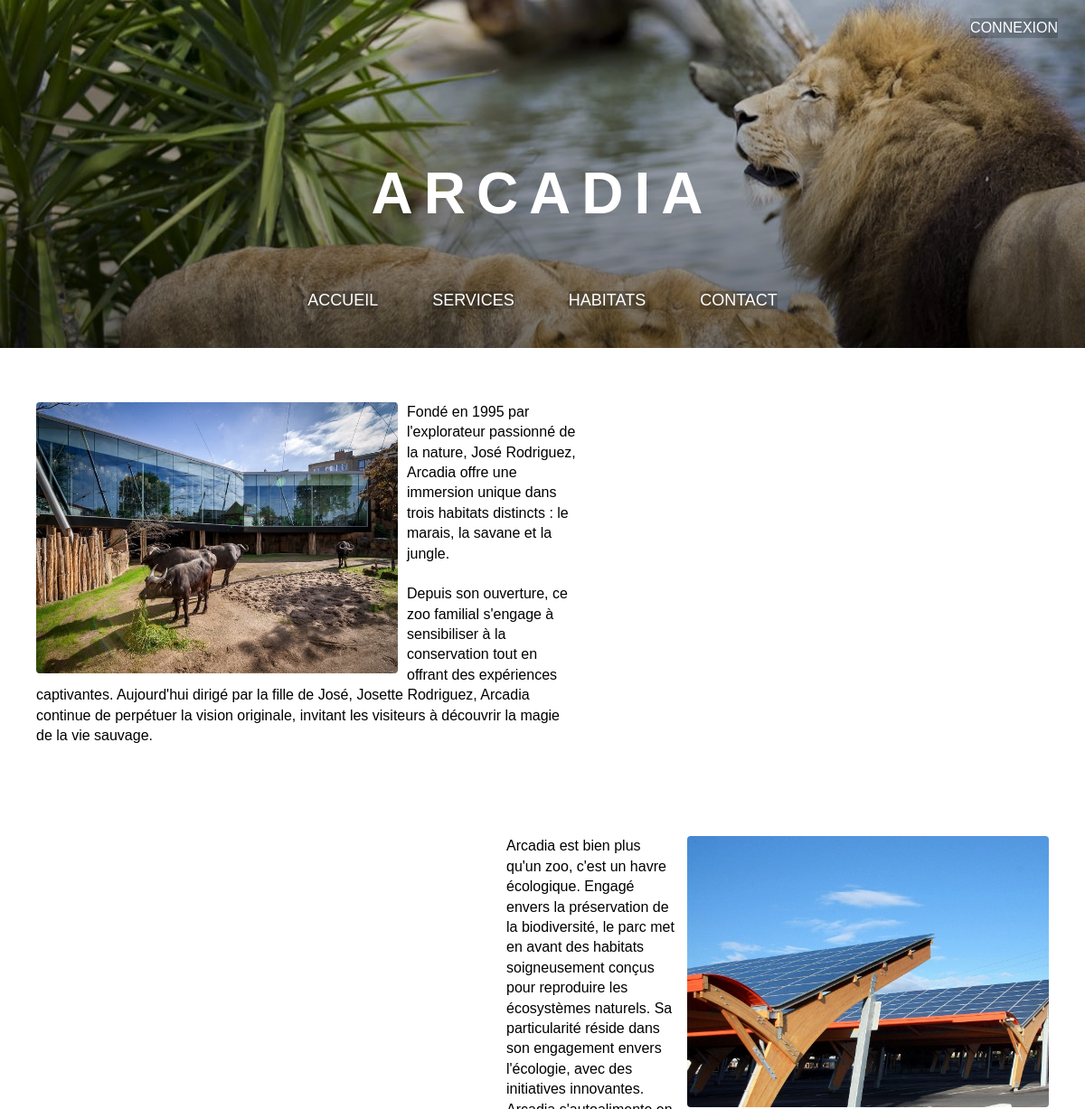
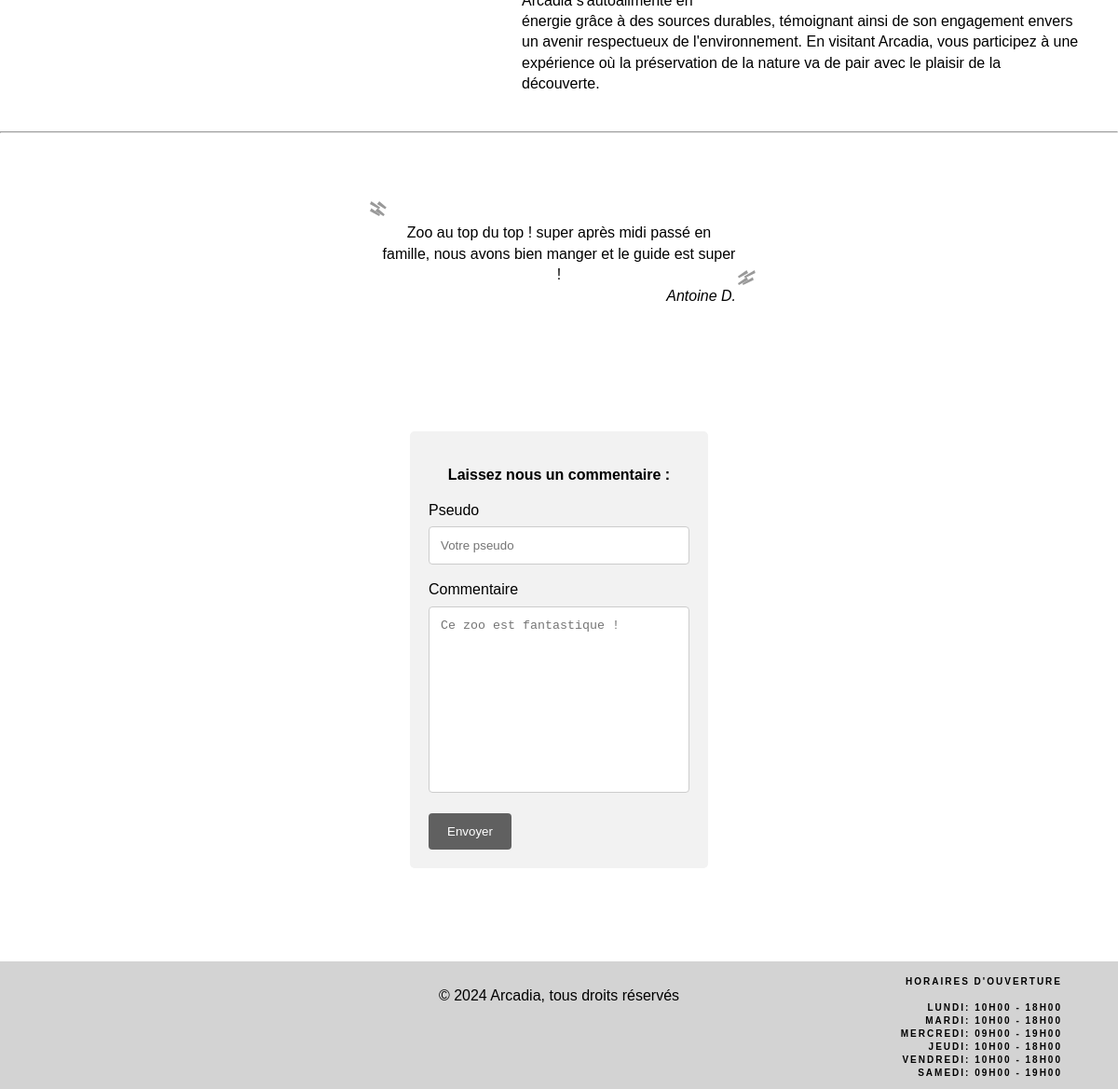
The page / on the database its author committed (2 pictures, top to bottom).
### tables this page shows
CREATE TABLE commentaires (com_id INTEGER PRIMARY KEY AUTOINCREMENT, pseudo VARCHAR(20), message TEXT, validation BOOL);

CREATE TABLE horaires (jour VARCHAR(10) PRIMARY KEY, heures VARCHAR (15));

### index.php (the view, shortened to what this page needs)
<?php
try {
    $bdd = new PDO('sqlite:db.sqlite');
    $bdd->setAttribute(PDO::ATTR_ERRMODE, PDO::ERRMODE_EXCEPTION);
    $com = "SELECT * FROM commentaires;";
    $resultCom = $bdd->query($com);
    $sql = "SELECT * FROM horaires;";
    $result = $bdd->query($sql);
    } catch (PDOException $e) {
        echo "Erreur de connexion ou d'exécution de la requête : " . $e->getMessage();
}
?>
<!DOCTYPE html>
<html>
    <head>
        <link rel="stylesheet" href="style.css">
    </head>
    <body>
        <header>
            <a class="login" href="login.php">Connexion</a>
            <h1 class="title">Arcadia</h1>
            <nav class="navbar">
                <ul>
                    <li>
                        <a href="index.php">Accueil</a>
                    </li>
                    <li>
                        <a href="services.php">Services</a>
                    </li>
                    <li>
                        <a href="housing.php">Habitats</a>
                    </li>
                    <li>
                        <a href="contact.php">Contact</a>
                    </li>
                </ul>
            </nav>
        </header>
        <p class="left-box">
            <img src="img/presentation.jpg" alt="Image de présentation du zoo" width="400" height="300">
            Fondé en 1995 par l'explorateur passionné de la nature, José Rodriguez, Arcadia offre une immersion unique dans trois habitats distincts : le marais, la savane et la jungle. </br></br>Depuis son ouverture, ce zoo familial s'engage à sensibiliser à la conservation tout en offrant des expériences captivantes. Aujourd'hui dirigé par la fille de José, Josette Rodriguez, Arcadia continue de perpétuer la vision originale, invitant les visiteurs à découvrir la magie de la vie sauvage.
        </p>
        <p class="right-box">
            <img src="img/ecology.jpg" alt="Illustration système autonomie énergétique" width="400" height="300">
            Arcadia est bien plus qu'un zoo, c'est un havre écologique. Engagé envers la préservation de la biodiversité, le parc met en avant des habitats soigneusement conçus pour reproduire les écosystèmes naturels. Sa particularité réside dans son engagement envers l'écologie, avec des initiatives innovantes. Arcadia s'autoalimente en énergie grâce à des sources durables, témoignant ainsi de son engagement envers un avenir respectueux de l'environnement. En visitant Arcadia, vous participez à une expérience où la préservation de la nature va de pair avec le plaisir de la découverte.
        </p>
        <hr>
        <?php
            $rowCom = $resultCom->fetch(PDO::FETCH_ASSOC);
            if ($rowCom) {
                            do {
                                $comText = $rowCom["message"];
                                $comAutor = $rowCom["pseudo"];
                                $comValid = $rowCom["validation"];
                                if ($comValid == 1) {
                                    ?>
                                    <blockquote>
                                        <p><?php echo $comText; ?> </br>
                                            <cite><?php echo $comAutor; ?></cite>
                                        </p>
                                    </blockquote>
                                    <?php
                                }
                                } while ($rowCom = $resultCom->fetch(PDO::FETCH_ASSOC));
                        } else {
                            echo "<li>Aucun commentaire trouvé.</li>";
                        }
        ?>
        <div class="form">
            <p>Laissez nous un commentaire : </br></p>
            <form method="POST">
                <div>
                    <label for="name">Pseudo</label>
                    <input type="text" required id="name" name="name" placeholder="Votre pseudo" maxlength="20">
                </div>
                <div>
                    <label for="message">Commentaire</label>
                    <textarea required id="message" name="message" placeholder="Ce zoo est fantastique !" style="height:200px" maxlength="500"></textarea>
                </div>
                <div class="button">
                    <input type="submit" value="Envoyer">
                </div>
            </form>
        </div>
        <footer>
            <p>© 2024 Arcadia, tous droits réservés</p>
            <div class="horaires">
                <ul>
                    <li>
                        Horaires d'ouverture
                    </li>
                    <br>
                    <?php
                    $row = $result->fetch(PDO::FETCH_ASSOC);
                    if ($row) {
                                do {
                                    $openDay = $row["jour"];
                                    $openHours = $row["heures"];
                                    ?>
                                    <li><?php echo $openDay; ?>: <?php echo $openHours; ?></li>
                                    <?php
                                } while ($row = $result->fetch(PDO::FETCH_ASSOC));
                            } else {
                                echo "<li>Aucun horaire d'ouverture trouvé.</li>";
                            }
                    ?>
                </ul>
            </div>
        </footer>
    </body>
</html>

### style.css (style rules this page uses)
html, body { font-size: 16px; }
body { margin: 0; padding: 0; line-height: 1.4; letter-spacing: 0.2; font-family: "Source Sans Pro", sans-serif; height: 100vh; }
header { padding: 20px; background-image: linear-gradient( to bottom, #0002, #0008 ), url("img/banner.jpg"); height: auto; color: #FFF; }
header .login { float: right; margin: 0 10px; text-transform: uppercase; text-decoration: none; color: #FFF; background-color: rgba(000, 000, 000, 0.2); }
header .title { font-size: 64px; text-align: center; margin: 150px 50px 50px 50px; text-transform: uppercase; letter-spacing: 12px; }
header .navbar { margin: 10px; text-decoration: none; text-align: center; text-transform: uppercase; }
header .navbar ul { list-style: none; display: flex; margin: 0; padding: 0px; width: 100%; justify-content: center; align-items: center; font-size: 18px; }
.navbar ul li { padding: 10px 30px; }
header .navbar a { text-decoration: none; color: #FFF; background-color: rgba(000, 000, 000, 0.2); }
.left-box img { float: left; margin-right: 10px; border-radius: 4px; }
.left-box { float: left; width: 50%; padding: 10px; margin: 50px 30px; }
.right-box img { float: right; margin-left: 10px; border-radius: 4px; }
.right-box { float: right; width: 50%; padding: 10px; margin: 30px; }
hr { clear: both; }
footer { float: bottom; background-color: lightgrey; text-align: center; padding-top: 10px; margin-top: auto; }
footer ul { text-transform: uppercase; list-style: none; text-align: right; padding: 10px; font-size: 10px; margin-top: -60px; margin-right: 50px; letter-spacing: 2px; font-weight: bold; }
input[type=text], textarea { width: 100%; padding: 12px; border: 1px solid #ccc; border-radius: 4px; box-sizing: border-box; margin-top: 6px; margin-bottom: 16px; resize: none }
input[type=submit] { background-color: rgba(000, 000, 000, 0.6); color: white; padding: 12px 20px; border: none; border-radius: 4px; cursor: pointer; }
.form { border-radius: 5px; background-color: #f2f2f2; padding: 20px; margin: 100px 540px; display: grid; justify-content: center; align-items: center; }
.form p { font-weight: bold; text-align: center; }
blockquote { padding: 40px 290px; margin: 40px 120px; position: relative; text-align: center; }
blockquote cite { float: right; }
blockquote ::before { position: absolute; top: 25px; left: 250px; content: '\00301D'; font-size: 40px; color: #999; }
blockquote ::after { position: absolute; bottom: 25px; right: 250px; content: '\00301E'; font-size: 40px; color: #999; }
@media only screen and (max-width: 1370px) { body { height: 100vh; width: 100% } }
@media only screen and (max-width: 1370px) { .form { margin: 100px 440px; } }

### rows shown on the page
commentaires: message "Zoo au top du top ! super après midi passé en famille, nous avons bien manger et le guide est super !", pseudo "Antoine D."
horaires: jour "LUNDI", heures "10H00 - 18H00"
horaires: jour "MARDI", heures "10H00 - 18H00"
horaires: jour "MERCREDI", heures "09H00 - 19H00"
horaires: jour "JEUDI", heures "10H00 - 18H00"
horaires: jour "VENDREDI", heures "10H00 - 18H00"
horaires: jour "SAMEDI", heures "09H00 - 19H00"
